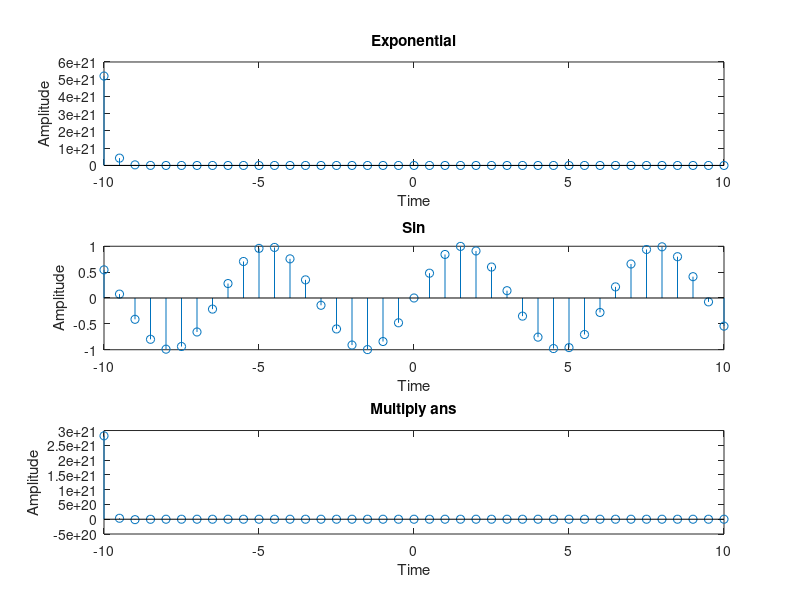

The MATLAB source for this figure:
clc;
clear all;
close all;
t= -10:0.5:10;
a=input('a');
Y = exp((-a).*t);
subplot(3,1,1);
stem(t,Y);
xlabel('Time');
ylabel('Amplitude');
title('Exponential');
o=sin(t);
subplot(3,1,2);
stem(t,o);
xlabel('Time');
ylabel('Amplitude');
title('Sin');
z=Y.*o;
subplot(3,1,3);
stem(t,z);
xlabel('Time');
ylabel('Amplitude');
title('Multiply ans');